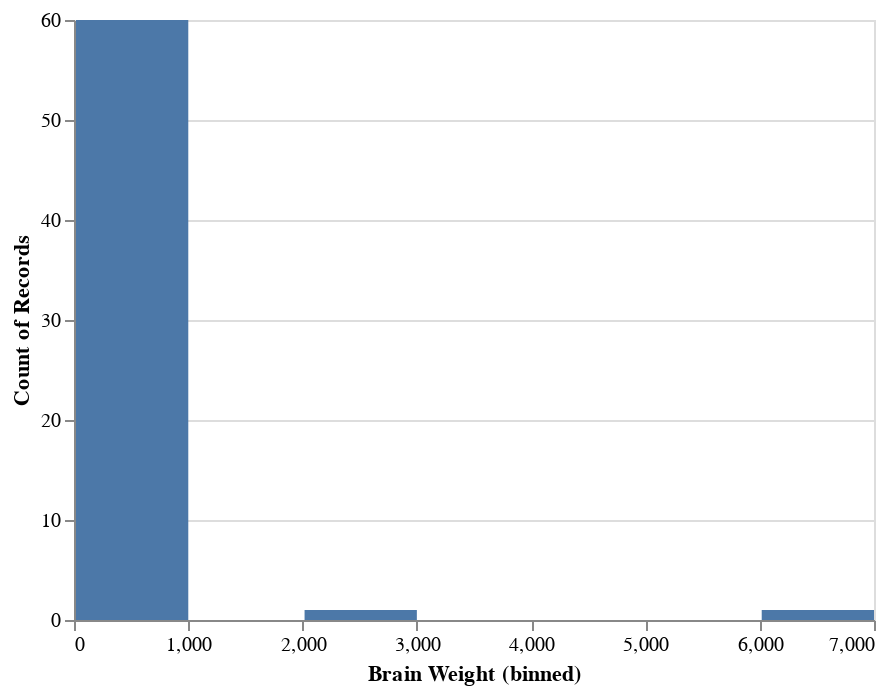

The code cell stored with this chart in its notebook:
### Code cell
alt.Chart(brain).mark_bar().encode(
    x=alt.X('Brain Weight', bin=True),
    y= 'count()'
)

### Figure 1 — Vega-Lite specification as saved in the notebook (floating-point values rounded to 4 significant figures)
{"config": {"view": {"continuousWidth": 400, "continuousHeight": 300}}, "data": {"name": "data-c3f1d169386444fd3f2894e6f80b96b0"}, "mark": "bar", "encoding": {"x": {"type": "quantitative", "bin": true, "field": "Brain Weight"}, "y": {"type": "quantitative", "aggregate": "count"}}, "$schema": "https://vega.github.io/schema/vega-lite/v4.8.1.json", "datasets": {"data-c3f1d169386444fd3f2894e6f80b96b0": [{"Index": 1, "Brain Weight": 3.385, "Body Weight": 44.5}, {"Index": 2, "Brain Weight": 0.48, "Body Weight": 15.5}, {"Index": 3, "Brain Weight": 1.35, "Body Weight": 8.1}, {"Index": 4, "Brain Weight": 465.0, "Body Weight": 423.0}, {"Index": 5, "Brain Weight": 36.33, "Body Weight": 119.5}, {"Index": 6, "Brain Weight": 27.66, "Body Weight": 115.0}, {"Index": 7, "Brain Weight": 14.83, "Body Weight": 98.2}, {"Index": 8, "Brain Weight": 1.04, "Body Weight": 5.5}, {"Index": 9, "Brain Weight": 4.19, "Body Weight": 58.0}, {"Index": 10, "Brain Weight": 0.425, "Body Weight": 6.4}, {"Index": 11, "Brain Weight": 0.101, "Body Weight": 4.0}, {"Index": 12, "Brain Weight": 0.92, "Body Weight": 5.7}, {"Index": 13, "Brain Weight": 1.0, "Body Weight": 6.6}, {"Index": 14, "Brain Weight": 0.005, "Body Weight": 0.14}, {"Index": 15, "Brain Weight": 0.06, "Body Weight": 1.0}, {"Index": 16, "Brain Weight": 3.5, "Body Weight": 10.8}, {"Index": 17, "Brain Weight": 2.0, "Body Weight": 12.3}, {"Index": 18, "Brain Weight": 1.7, "Body Weight": 6.3}, {"Index": 19, "Brain Weight": 2547.0, "Body Weight": 4603.0}, {"Index": 20, "Brain Weight": 0.023, "Body Weight": 0.3}, {"Index": 21, "Brain Weight": 187.1, "Body Weight": 419.0}, {"Index": 22, "Brain Weight": 521.0, "Body Weight": 655.0}, {"Index": 23, "Brain Weight": 0.785, "Body Weight": 3.5}, {"Index": 24, "Brain Weight": 10.0, "Body Weight": 115.0}, {"Index": 25, "Brain Weight": 3.3, "Body Weight": 25.6}, {"Index": 26, "Brain Weight": 0.2, "Body Weight": 5.0}, {"Index": 27, "Brain Weight": 1.41, "Body Weight": 17.5}, {"Index": 28, "Brain Weight": 529.0, "Body Weight": 680.0}, {"Index": 29, "Brain Weight": 207.0, "Body Weight": 406.0}, {"Index": 30, "Brain Weight": 85.0, "Body Weight": 325.0}, {"Index": 31, "Brain Weight": 0.75, "Body Weight": 12.3}, {"Index": 32, "Brain Weight": 62.0, "Body Weight": 1320.0}, {"Index": 33, "Brain Weight": 6654.0, "Body Weight": 5712.0}, {"Index": 34, "Brain Weight": 3.5, "Body Weight": 3.9}, {"Index": 35, "Brain Weight": 6.8, "Body Weight": 179.0}, {"Index": 36, "Brain Weight": 35.0, "Body Weight": 56.0}, {"Index": 37, "Brain Weight": 4.05, "Body Weight": 17.0}, {"Index": 38, "Brain Weight": 0.12, "Body Weight": 1.0}, {"Index": 39, "Brain Weight": 0.023, "Body Weight": 0.4}, {"Index": 40, "Brain Weight": 0.01, "Body Weight": 0.25}, {"Index": 41, "Brain Weight": 1.4, "Body Weight": 12.5}, {"Index": 42, "Brain Weight": 250.0, "Body Weight": 490.0}, {"Index": 43, "Brain Weight": 2.5, "Body Weight": 12.1}, {"Index": 44, "Brain Weight": 55.5, "Body Weight": 175.0}, {"Index": 45, "Brain Weight": 100.0, "Body Weight": 157.0}, {"Index": 46, "Brain Weight": 52.16, "Body Weight": 440.0}, {"Index": 47, "Brain Weight": 10.55, "Body Weight": 179.5}, {"Index": 48, "Brain Weight": 0.55, "Body Weight": 2.4}, {"Index": 49, "Brain Weight": 60.0, "Body Weight": 81.0}, {"Index": 50, "Brain Weight": 3.6, "Body Weight": 21.0}, {"Index": 51, "Brain Weight": 4.288, "Body Weight": 39.2}, {"Index": 52, "Brain Weight": 0.28, "Body Weight": 1.9}, {"Index": 53, "Brain Weight": 0.075, "Body Weight": 1.2}, {"Index": 54, "Brain Weight": 0.122, "Body Weight": 3.0}, {"Index": 55, "Brain Weight": 0.048, "Body Weight": 0.33}, {"Index": 56, "Brain Weight": 192.0, "Body Weight": 180.0}, {"Index": 57, "Brain Weight": 3.0, "Body Weight": 25.0}, {"Index": 58, "Brain Weight": 160.0, "Body Weight": 169.0}, {"Index": 59, "Brain Weight": 0.9, "Body Weight": 2.6}, {"Index": 60, "Brain Weight": 1.62, "Body Weight": 11.4}, {"Index": 61, "Brain Weight": 0.104, "Body Weight": 2.5}, {"Index": 62, "Brain Weight": 4.235, "Body Weight": 50.4}]}}
